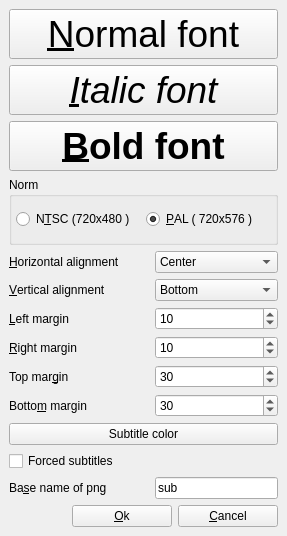
<ui version="4.0" >
 <class>qt4genpngwnd</class>
 <widget class="QWidget" name="qt4genpngwnd" >
  <property name="enabled" >
   <bool>true</bool>
  </property>
  <property name="geometry" >
   <rect>
    <x>0</x>
    <y>0</y>
    <width>287</width>
    <height>536</height>
   </rect>
  </property>
  <property name="windowTitle" >
   <string>Gen PNG Options</string>
  </property>
  <layout class="QVBoxLayout" >
   <property name="spacing" >
    <number>6</number>
   </property>
   <property name="leftMargin" >
    <number>9</number>
   </property>
   <property name="topMargin" >
    <number>9</number>
   </property>
   <property name="rightMargin" >
    <number>9</number>
   </property>
   <property name="bottomMargin" >
    <number>9</number>
   </property>
   <item>
    <widget class="QPushButton" name="pbNormalFont" >
     <property name="minimumSize" >
      <size>
       <width>100</width>
       <height>0</height>
      </size>
     </property>
     <property name="font" >
      <font>
       <family>Arial</family>
       <pointsize>28</pointsize>
      </font>
     </property>
     <property name="text" >
      <string>&amp;Normal font</string>
     </property>
     <property name="shortcut" >
      <string>Alt+N</string>
     </property>
    </widget>
   </item>
   <item>
    <widget class="QPushButton" name="pbItalicFont" >
     <property name="minimumSize" >
      <size>
       <width>100</width>
       <height>0</height>
      </size>
     </property>
     <property name="font" >
      <font>
       <family>Arial</family>
       <pointsize>28</pointsize>
       <italic>true</italic>
      </font>
     </property>
     <property name="text" >
      <string>&amp;Italic font</string>
     </property>
     <property name="shortcut" >
      <string>Alt+I</string>
     </property>
    </widget>
   </item>
   <item>
    <widget class="QPushButton" name="pbBoldFont" >
     <property name="minimumSize" >
      <size>
       <width>100</width>
       <height>0</height>
      </size>
     </property>
     <property name="font" >
      <font>
       <family>Arial</family>
       <pointsize>28</pointsize>
       <weight>75</weight>
       <bold>true</bold>
      </font>
     </property>
     <property name="text" >
      <string>&amp;Bold font</string>
     </property>
     <property name="shortcut" >
      <string>Alt+B</string>
     </property>
    </widget>
   </item>
   <item>
    <widget class="QGroupBox" name="groupBox" >
     <property name="title" >
      <string>Norm</string>
     </property>
     <layout class="QHBoxLayout" >
      <property name="spacing" >
       <number>4</number>
      </property>
      <property name="leftMargin" >
       <number>4</number>
      </property>
      <property name="topMargin" >
       <number>4</number>
      </property>
      <property name="rightMargin" >
       <number>4</number>
      </property>
      <property name="bottomMargin" >
       <number>4</number>
      </property>
      <item>
       <widget class="QRadioButton" name="rbNTSC" >
        <property name="text" >
         <string>N&amp;TSC (720x480 )</string>
        </property>
        <property name="shortcut" >
         <string>Alt+T</string>
        </property>
       </widget>
      </item>
      <item>
       <widget class="QRadioButton" name="rbPAL" >
        <property name="text" >
         <string>&amp;PAL ( 720x576 )</string>
        </property>
        <property name="shortcut" >
         <string>Alt+P</string>
        </property>
        <property name="checked" >
         <bool>true</bool>
        </property>
       </widget>
      </item>
     </layout>
    </widget>
   </item>
   <item>
    <layout class="QHBoxLayout" >
     <property name="spacing" >
      <number>6</number>
     </property>
     <property name="leftMargin" >
      <number>0</number>
     </property>
     <property name="topMargin" >
      <number>0</number>
     </property>
     <property name="rightMargin" >
      <number>0</number>
     </property>
     <property name="bottomMargin" >
      <number>0</number>
     </property>
     <item>
      <widget class="QLabel" name="textLabel1_2" >
       <property name="minimumSize" >
        <size>
         <width>140</width>
         <height>0</height>
        </size>
       </property>
       <property name="text" >
        <string>&amp;Horizontal alignment</string>
       </property>
       <property name="wordWrap" >
        <bool>false</bool>
       </property>
       <property name="buddy" >
        <cstring>leBaseName</cstring>
       </property>
      </widget>
     </item>
     <item>
      <widget class="QComboBox" name="cbHoriz" >
       <item>
        <property name="text" >
         <string>Center</string>
        </property>
       </item>
       <item>
        <property name="text" >
         <string>Left</string>
        </property>
       </item>
       <item>
        <property name="text" >
         <string>Right</string>
        </property>
       </item>
      </widget>
     </item>
    </layout>
   </item>
   <item>
    <layout class="QHBoxLayout" >
     <property name="spacing" >
      <number>6</number>
     </property>
     <property name="leftMargin" >
      <number>0</number>
     </property>
     <property name="topMargin" >
      <number>0</number>
     </property>
     <property name="rightMargin" >
      <number>0</number>
     </property>
     <property name="bottomMargin" >
      <number>0</number>
     </property>
     <item>
      <widget class="QLabel" name="textLabel1_2_2" >
       <property name="minimumSize" >
        <size>
         <width>140</width>
         <height>0</height>
        </size>
       </property>
       <property name="text" >
        <string>&amp;Vertical alignment</string>
       </property>
       <property name="wordWrap" >
        <bool>false</bool>
       </property>
       <property name="buddy" >
        <cstring>leBaseName</cstring>
       </property>
      </widget>
     </item>
     <item>
      <widget class="QComboBox" name="cbVert" >
       <item>
        <property name="text" >
         <string>Bottom</string>
        </property>
       </item>
       <item>
        <property name="text" >
         <string>Top</string>
        </property>
       </item>
      </widget>
     </item>
    </layout>
   </item>
   <item>
    <layout class="QHBoxLayout" >
     <property name="spacing" >
      <number>6</number>
     </property>
     <property name="leftMargin" >
      <number>0</number>
     </property>
     <property name="topMargin" >
      <number>0</number>
     </property>
     <property name="rightMargin" >
      <number>0</number>
     </property>
     <property name="bottomMargin" >
      <number>0</number>
     </property>
     <item>
      <widget class="QLabel" name="textLabel1_2_2_2" >
       <property name="minimumSize" >
        <size>
         <width>140</width>
         <height>0</height>
        </size>
       </property>
       <property name="text" >
        <string>&amp;Left margin</string>
       </property>
       <property name="wordWrap" >
        <bool>false</bool>
       </property>
       <property name="buddy" >
        <cstring>leBaseName</cstring>
       </property>
      </widget>
     </item>
     <item>
      <widget class="QSpinBox" name="sbLeftMargin" >
       <property name="value" >
        <number>10</number>
       </property>
      </widget>
     </item>
    </layout>
   </item>
   <item>
    <layout class="QHBoxLayout" >
     <property name="spacing" >
      <number>6</number>
     </property>
     <property name="leftMargin" >
      <number>0</number>
     </property>
     <property name="topMargin" >
      <number>0</number>
     </property>
     <property name="rightMargin" >
      <number>0</number>
     </property>
     <property name="bottomMargin" >
      <number>0</number>
     </property>
     <item>
      <widget class="QLabel" name="textLabel1_2_2_2_2" >
       <property name="minimumSize" >
        <size>
         <width>140</width>
         <height>0</height>
        </size>
       </property>
       <property name="text" >
        <string>&amp;Right margin</string>
       </property>
       <property name="wordWrap" >
        <bool>false</bool>
       </property>
       <property name="buddy" >
        <cstring>leBaseName</cstring>
       </property>
      </widget>
     </item>
     <item>
      <widget class="QSpinBox" name="sbRightMargin" >
       <property name="value" >
        <number>10</number>
       </property>
      </widget>
     </item>
    </layout>
   </item>
   <item>
    <layout class="QHBoxLayout" >
     <property name="spacing" >
      <number>6</number>
     </property>
     <property name="leftMargin" >
      <number>0</number>
     </property>
     <property name="topMargin" >
      <number>0</number>
     </property>
     <property name="rightMargin" >
      <number>0</number>
     </property>
     <property name="bottomMargin" >
      <number>0</number>
     </property>
     <item>
      <widget class="QLabel" name="textLabel1_2_2_2_3" >
       <property name="minimumSize" >
        <size>
         <width>140</width>
         <height>0</height>
        </size>
       </property>
       <property name="text" >
        <string>Top mar&amp;gin</string>
       </property>
       <property name="wordWrap" >
        <bool>false</bool>
       </property>
       <property name="buddy" >
        <cstring>leBaseName</cstring>
       </property>
      </widget>
     </item>
     <item>
      <widget class="QSpinBox" name="sbTopMargin" >
       <property name="value" >
        <number>30</number>
       </property>
      </widget>
     </item>
    </layout>
   </item>
   <item>
    <layout class="QHBoxLayout" >
     <property name="spacing" >
      <number>6</number>
     </property>
     <property name="leftMargin" >
      <number>0</number>
     </property>
     <property name="topMargin" >
      <number>0</number>
     </property>
     <property name="rightMargin" >
      <number>0</number>
     </property>
     <property name="bottomMargin" >
      <number>0</number>
     </property>
     <item>
      <widget class="QLabel" name="textLabel1_2_2_2_4" >
       <property name="minimumSize" >
        <size>
         <width>140</width>
         <height>0</height>
        </size>
       </property>
       <property name="text" >
        <string>Botto&amp;m margin</string>
       </property>
       <property name="wordWrap" >
        <bool>false</bool>
       </property>
       <property name="buddy" >
        <cstring>leBaseName</cstring>
       </property>
      </widget>
     </item>
     <item>
      <widget class="QSpinBox" name="sbBottomMargin" >
       <property name="value" >
        <number>30</number>
       </property>
      </widget>
     </item>
    </layout>
   </item>
   <item>
    <layout class="QHBoxLayout" >
     <property name="spacing" >
      <number>6</number>
     </property>
     <property name="leftMargin" >
      <number>0</number>
     </property>
     <property name="topMargin" >
      <number>0</number>
     </property>
     <property name="rightMargin" >
      <number>0</number>
     </property>
     <property name="bottomMargin" >
      <number>0</number>
     </property>
     <item>
      <widget class="QPushButton" name="pbSubColor" >
       <property name="text" >
        <string>Subtitle color</string>
       </property>
      </widget>
     </item>
    </layout>
   </item>
   <item>
    <widget class="QCheckBox" name="cbForced" >
     <property name="text" >
      <string>Forced subtitles</string>
     </property>
    </widget>
   </item>
   <item>
    <layout class="QHBoxLayout" >
     <property name="spacing" >
      <number>6</number>
     </property>
     <property name="leftMargin" >
      <number>0</number>
     </property>
     <property name="topMargin" >
      <number>0</number>
     </property>
     <property name="rightMargin" >
      <number>0</number>
     </property>
     <property name="bottomMargin" >
      <number>0</number>
     </property>
     <item>
      <widget class="QLabel" name="textLabel1" >
       <property name="minimumSize" >
        <size>
         <width>140</width>
         <height>0</height>
        </size>
       </property>
       <property name="text" >
        <string>Ba&amp;se name of png</string>
       </property>
       <property name="wordWrap" >
        <bool>false</bool>
       </property>
       <property name="buddy" >
        <cstring>leBaseName</cstring>
       </property>
      </widget>
     </item>
     <item>
      <widget class="QLineEdit" name="leBaseName" >
       <property name="text" >
        <string>sub</string>
       </property>
      </widget>
     </item>
    </layout>
   </item>
   <item>
    <layout class="QHBoxLayout" >
     <property name="spacing" >
      <number>6</number>
     </property>
     <property name="leftMargin" >
      <number>0</number>
     </property>
     <property name="topMargin" >
      <number>0</number>
     </property>
     <property name="rightMargin" >
      <number>0</number>
     </property>
     <property name="bottomMargin" >
      <number>0</number>
     </property>
     <item>
      <spacer>
       <property name="orientation" >
        <enum>Qt::Horizontal</enum>
       </property>
       <property name="sizeType" >
        <enum>QSizePolicy::Expanding</enum>
       </property>
       <property name="sizeHint" >
        <size>
         <width>91</width>
         <height>20</height>
        </size>
       </property>
      </spacer>
     </item>
     <item>
      <widget class="QPushButton" name="pbOk" >
       <property name="minimumSize" >
        <size>
         <width>100</width>
         <height>0</height>
        </size>
       </property>
       <property name="text" >
        <string>&amp;Ok</string>
       </property>
       <property name="shortcut" >
        <string>Alt+O</string>
       </property>
      </widget>
     </item>
     <item>
      <widget class="QPushButton" name="pbCancel" >
       <property name="minimumSize" >
        <size>
         <width>100</width>
         <height>0</height>
        </size>
       </property>
       <property name="text" >
        <string>&amp;Cancel</string>
       </property>
       <property name="shortcut" >
        <string>Alt+C</string>
       </property>
      </widget>
     </item>
    </layout>
   </item>
  </layout>
 </widget>
 <layoutdefault spacing="6" margin="11" />
 <pixmapfunction>qPixmapFromMimeSource</pixmapfunction>
 <resources/>
 <connections/>
</ui>
